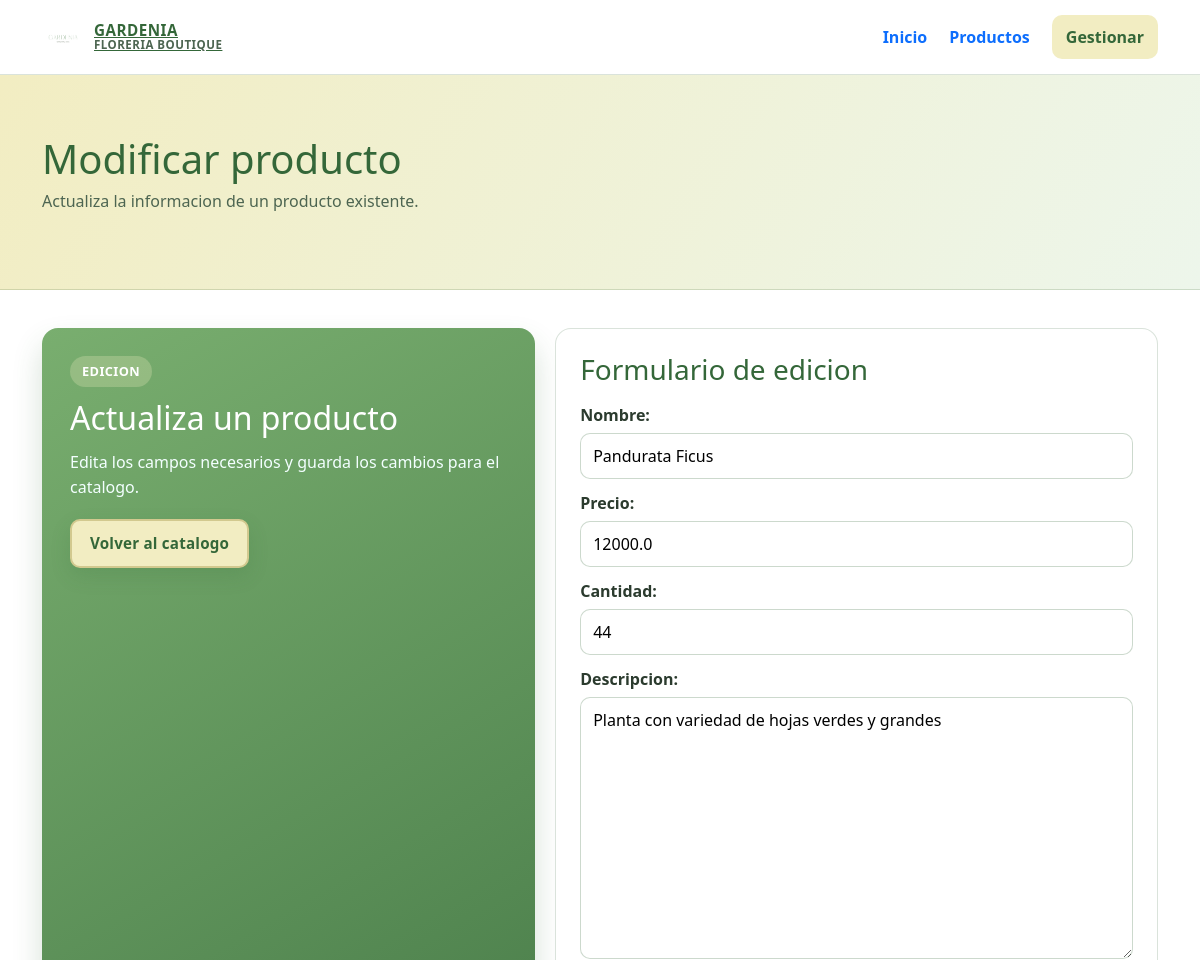
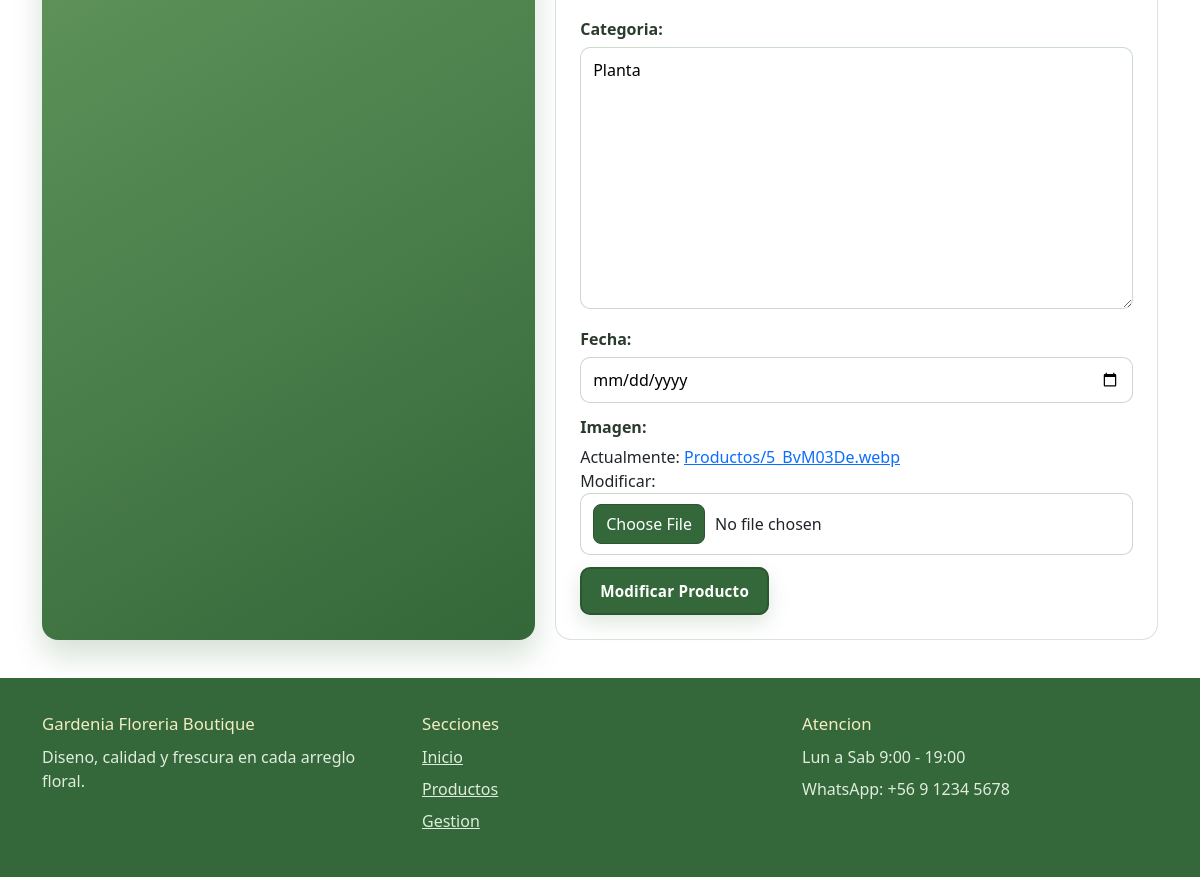
The app's page /ModificarProducto/23 with its own data (2 pictures, top to bottom).
### Api/models.py (models this page shows, shortened)
class Producto(models.Model):
    Codigo=models.AutoField(primary_key=True)
    Nombre=models.CharField(max_length=20)
    Precio=models.FloatField()
    Cantidad=models.IntegerField()
    Descripcion=models.TextField(max_length=50)
    Categoria= models.TextField(max_length=20)
    Fecha=models.DateField()
    Imagen= models.ImageField(upload_to='Productos',null=True)

### Api/views.py (the view, shortened to what this page needs)
# urls.py: path('ModificarProducto/<Codigo>', ModificarProductos, name='Modificar'),
def ModificarProductos(request,Codigo):
    buscar=get_object_or_404(Producto, Codigo=Codigo)
    data={
        'Formulario': FormularioProductos(instance=buscar)
    }
    return render(request, 'Pages/ModificarProducto.html', data)

### Api/forms.py
class FormularioProductos(forms.ModelForm):
    class Meta:
        model = Producto
        fields = '__all__'
        widgets = {
            'Fecha': forms.DateInput(attrs={'type': 'date'}),
        }

### Api/Templates/Pages/ModificarProducto.html (shortened to what this page needs)
{% extends 'Base.html' %}
{% load static %}
{% block Intermedio %}
<section class="hero-secondary form-hero">
    <div class="container app-shell">
        <h1>Modificar producto</h1>
        <p>Actualiza la informacion de un producto existente.</p>
    </div>
</section>
{% endblock %}
{% block cuerpo %}
<div class="form-layout">
    <aside class="form-aside">
        <span class="label-soft">Edicion</span>
        <h2>Actualiza un producto</h2>
        <p>Edita los campos necesarios y guarda los cambios para el catalogo.</p>
        <a href="{% url 'Productos' %}" class="btn-light">Volver al catalogo</a>
    </aside>
    <form class="panel-form" action="" method="post" enctype="multipart/form-data">
        <h3>Formulario de edicion</h3>
        {{Formulario}}
        <input type="submit" value="Modificar Producto" class="btnr">
    </form>
</div>
{% endblock %}

### Api/static/css/style.css (style rules this page uses)
* { margin: 0; padding: 0; box-sizing: border-box; }
:root { --verde-oscuro: #346739; --verde-medio: #79AE6F; --verde-claro: #9FCB98; --crema: #F2EDC2; --blanco: #ffffff; --texto-principal: #2b3b2e; --texto-secundario: #4d6551; }
body { font-family: "Segoe UI", Tahoma, Geneva, Verdana, sans-serif; color: var(--texto-principal); background: #f7f7f2; min-height: 100vh; display: flex; flex-direction: column; }
a { text-decoration: none; color: inherit; }
.app-shell { max-width: 1180px; }
.label-soft { display: inline-block; border-radius: 999px; padding: 6px 12px; font-size: 0.8rem; font-weight: 700; letter-spacing: 0.4px; text-transform: uppercase; background: rgba(242, 237, 194, 0.25); color: var(--blanco); }
.hero-secondary { padding: 60px 0; }
.form-hero { background: linear-gradient(120deg, #f2edc2, #edf6eb); border-bottom: 1px solid rgba(52, 103, 57, 0.18); }
.hero-secondary h1 { color: var(--verde-oscuro); margin-bottom: 6px; }
.hero-secondary p { color: var(--texto-secundario); }
.form-layout { display: grid; grid-template-columns: 0.9fr 1.1fr; gap: 20px; }
.form-aside { background: linear-gradient(150deg, var(--verde-medio), var(--verde-oscuro)); border-radius: 16px; padding: 28px; color: var(--blanco); box-shadow: 0 16px 30px rgba(52, 103, 57, 0.2); }
.form-aside h2 { margin: 12px 0; }
.form-aside p { color: #f3ffff; line-height: 1.6; margin-bottom: 18px; }
.panel-form { background: var(--blanco); border: 1px solid rgba(52, 103, 57, 0.18); border-radius: 16px; padding: 24px; }
.panel-form h3 { color: var(--verde-oscuro); margin-bottom: 16px; }
.panel-form label { font-weight: 600; color: var(--texto-principal); margin-bottom: 6px; display: block; }
.panel-form input:not([type="submit"]):not([type="button"]):not([type="reset"]), .panel-form select, .panel-form textarea { width: 100%; border: 1px solid rgba(52, 103, 57, 0.25); border-radius: 10px; padding: 10px 12px; margin-bottom: 12px; background: #fff; }
.panel-form textarea { min-height: 95px; resize: vertical; }
.btn-main, .btn-light, .btn-danger-soft, .btnr { display: inline-flex; align-items: center; justify-content: center; border-radius: 10px; border: none; padding: 11px 18px; font-weight: 700; font-size: 0.95rem; letter-spacing: 0.2px; border: 2px solid transparent; text-decoration: none !important; box-shadow: 0 8px 20px rgba(52, 103, 57, 0.16); transition: 0.25s ease; }
.btn-main, .btnr { background: var(--verde-oscuro); color: var(--blanco); border-color: #2c5630; }
.btn-light { background: var(--crema); color: var(--verde-oscuro); border-color: #d2c98f; }

### records on screen
Producto: Nombre "Pandurata Ficus", Precio "12000.0", Cantidad "44", Descripcion "Planta con variedad de hojas verdes y grandes", Categoria "Planta"
